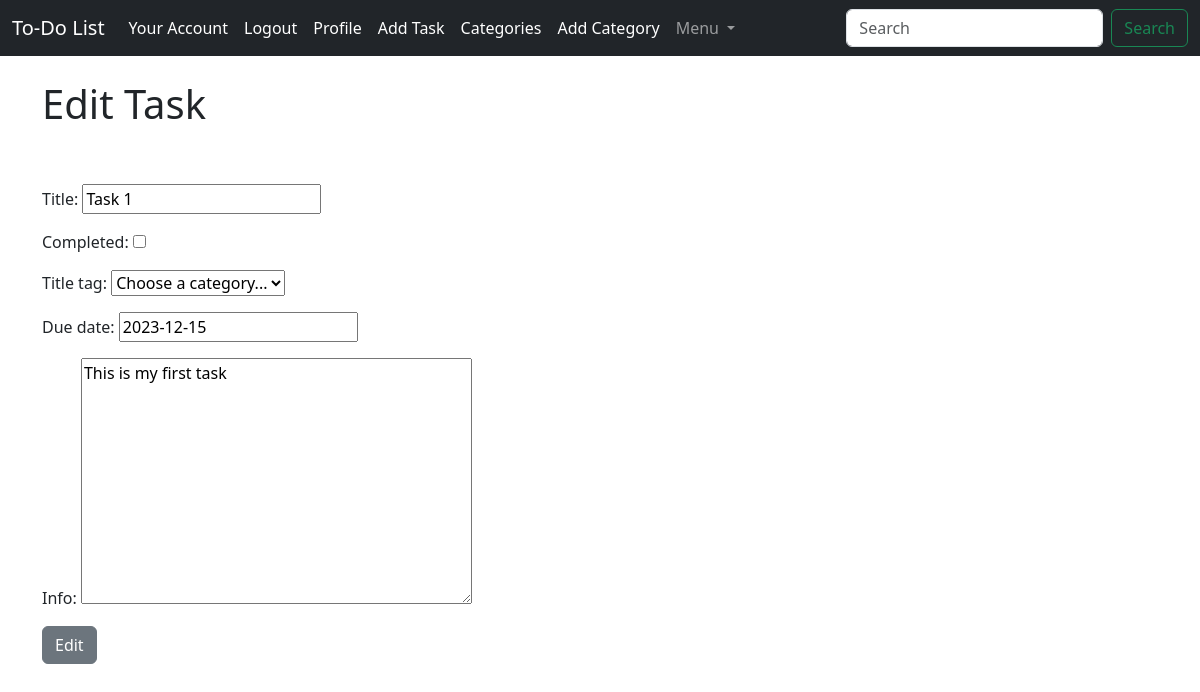
Before: /edit_task/1 (signed in) with the older database file.
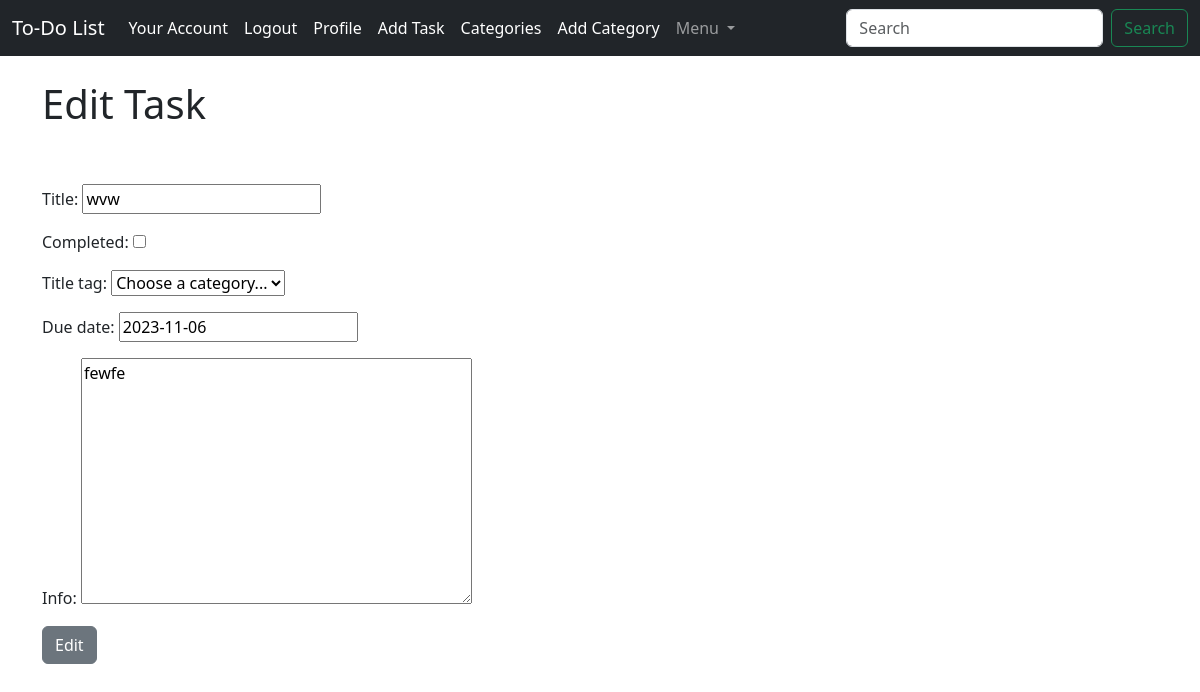
After: the same page with the newer database file.
### page/models.py (models this page shows, shortened)
class Tasks(models.Model):
    user = models.ForeignKey(User, on_delete=models.CASCADE, null=True, default=None)
    title = models.CharField(max_length=250)
    completed = models.BooleanField(default=False)
    created_at = models.DateTimeField(auto_now_add=True)
    title_tag = models.ForeignKey(
        Category, on_delete=models.CASCADE, null=True, default=None
    )
    due_date = models.DateField(default=None, null=True, blank=True)
    info = models.TextField(default=None, null=True, blank=True)

### page/views.py (the view, shortened to what this page needs)
# urls.py: path("edit_task/<int:pk>", EditTaskView.as_view(), name="edit_task"),
class EditTaskView(LoginRequiredMixin, UpdateView):
    model = Tasks
    template_name = "edit_task.html"
    form_class = EditTask
    success_url = reverse_lazy("list_users_task")

### page/forms.py
class EditTask(forms.ModelForm):
    title_tag = forms.ModelChoiceField(
        queryset=Category.objects.all(), empty_label="Choose a category..."
    )
    class Meta:
        model = Tasks
        fields = ("title", "completed", "title_tag", "due_date", "info")
        widget = {
            "title": forms.TextInput(
                attrs={"class": "form-control", "placeholder": "Add Title For Task ..."}
            ),
            "completed": forms.CheckboxInput(attrs={"class": "form-check-input"}),
            "title_tag": forms.TextInput(
                attrs={
                    "class": "form-control",
                    "placeholder": "Add Title Tag For Task ...",
                }
            ),
            "info": forms.Textarea(
                attrs={
                    "class": "form-control",
                    "placeholder": "Add Necessarry Information about Task ...",
                }
            ),
            "due_date": forms.DateInput(
                attrs={"class": "form-control", "type": "date"}
            ),
        }

### page/models.py (called while the page is built)
    def __str__(self):
        return self.name

### page/templates/edit_task.html (shortened to what this page needs)
{% extends 'base.html' %}
{% block content %}
{% if user.is_authenticated and object.user == user %}
    <h1>Edit Task</h1>
    <br/><br/>
    <form method="POST">
        {{ form.as_p }}
        <button class="btn btn-secondary">Edit</button>
    </form>
{% else %}
    <h2>You're not allowed here and you know it ...</h2>
{% endif %}
{% endblock %}

Changed rows visible on the page:
changed Tasks "Choose a category...": title "Task 1" → "wvw"; due_date "2023-12-15" → "2023-11-06"; info "This is my first task" → "fewfe"
